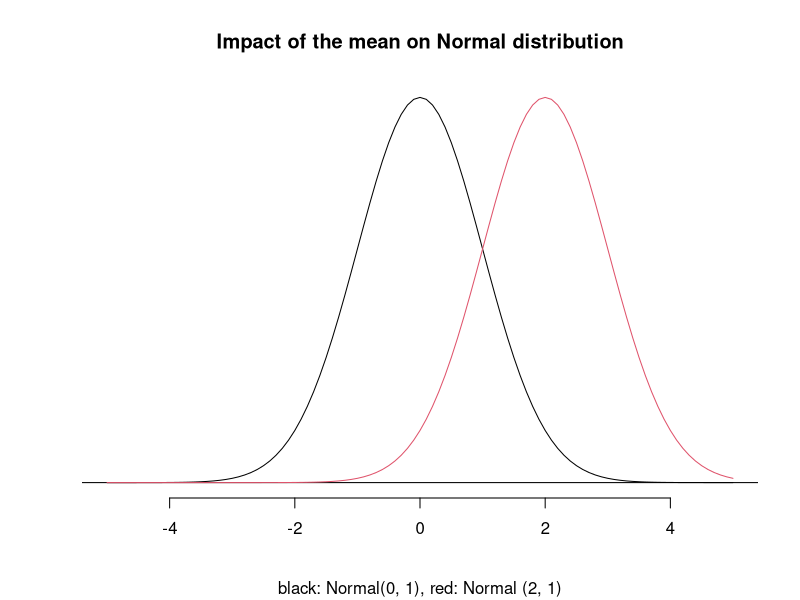
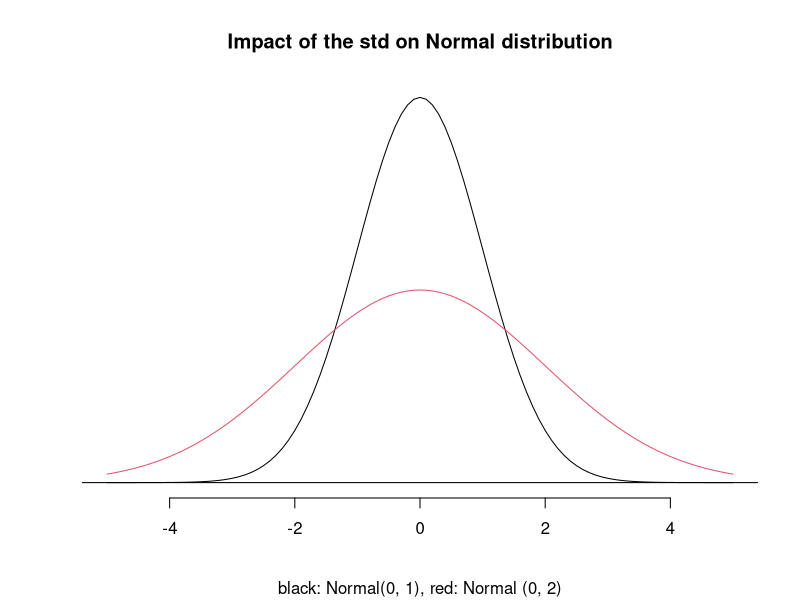
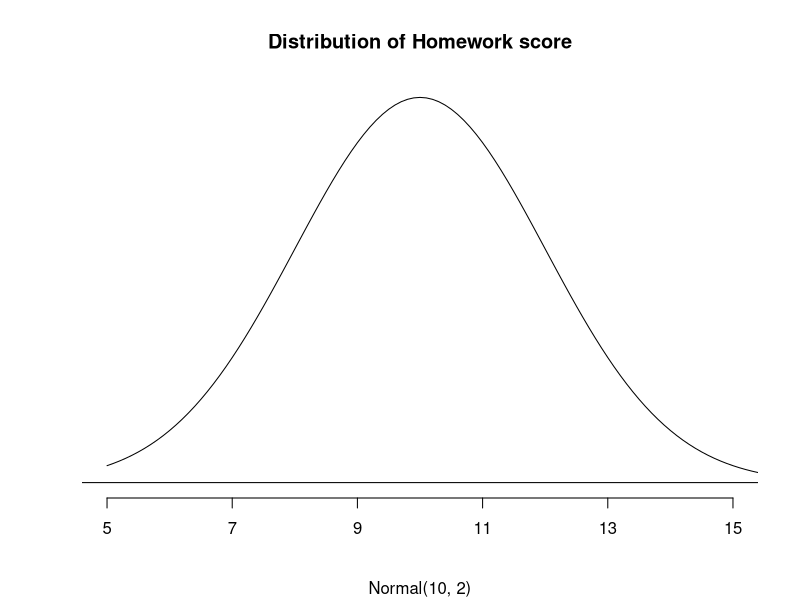

The R script that drew these images, in order:
## ---- chunk 1
x <- seq(-5, 5, by= 0.1)
plot(x, dnorm(x), type = "l",
     xlim = c(-5, 5),
     xlab = "", ylab = "",
     main = "Impact of the mean on Normal distribution",
     sub = "black: Normal(0, 1), red: Normal (2, 1)", axes = F)
abline(h=0)
points(x, dnorm(x, 2, sd = 1), type = "l", col = 2)
axis(1, at = seq(-4, 4, by = 2), las = 1)
## ---- chunk 2
x <- seq(-5, 5, by= 0.1)
plot(x, dnorm(x), type = "l",
     xlim = c(-5, 5),
     xlab = "", ylab = "",
     main = "Impact of the std on Normal distribution",
     sub = "black: Normal(0, 1), red: Normal (0, 2)", axes = F)
abline(h=0)
points(x, dnorm(x, 0, sd = 2), type = "l", col = 2)
axis(1, at = seq(-4, 4, by = 2), las = 1)
## ---- chunk 3
x <- seq(5, 20, by= 0.1)
plot(x, dnorm(x, 10, 2), type = "l",
     xlim = c(5, 15),
     xlab = "", ylab = "",
     main = "Distribution of Homework score",
     sub = "Normal(10, 2)",
     axes = F)
abline(h=0)
axis(1, at = seq(5, 15, by = 2), las = 1)
